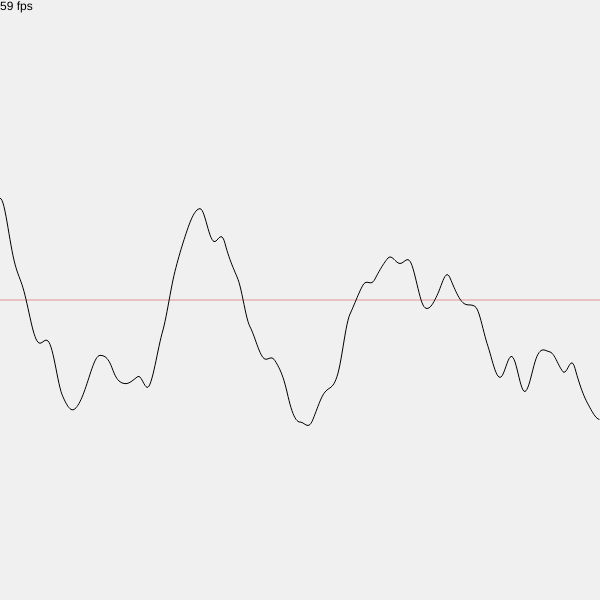
Frame 1 (no input)
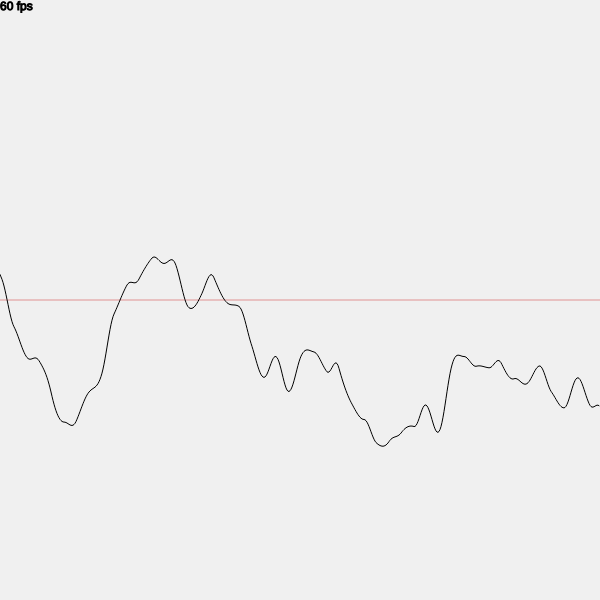
Frame 60 (no input)
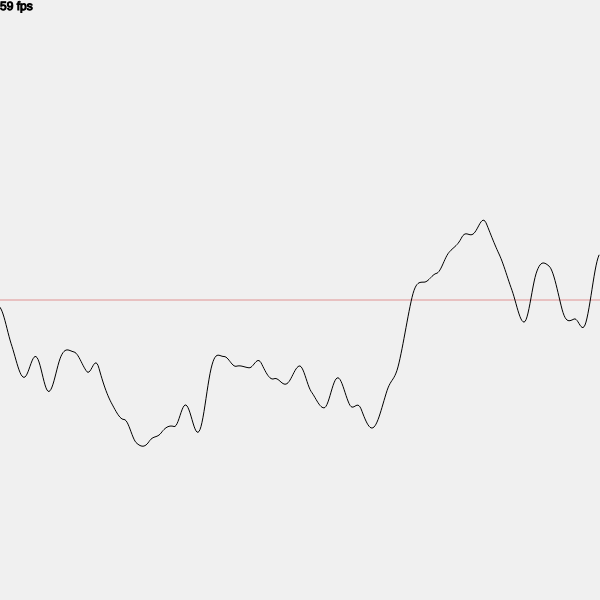
Frame 120 (the mouse pressed at the canvas centre since frame 60)

The p5.js sketch that drew these frames (run headless with seeded random() and noise() and a simulated clock; from frame 60 on, the mouse is pressed at the canvas centre):

// p5.js sketch
// ── sketch.js
const incrementValue = 0.01;
const movingSpeed = 4
var width; //Don't initialize the values here, do it in setup(). Otherwise the outcome is too small for some reason...
var height;

var start = 0;

function setup() {
	width = 600
	height = 600
	createCanvas(width, height);
	noiseDetail(4)
}

function draw() {
	background(240)

	fill(0);
	text(floor(frameRate()) + " fps", 0, 10);
	fill(255);

	stroke(200, 0, 0, 100)
	line(0, height / 2, width, height / 2)
	stroke(0)

	noFill()

	var xOff = start;
	beginShape()
	for (x = 0; x < width; x++) {
		var y = f(xOff) //Replace f(xOff) with g(xOff), h(xOff) or some other created functions.
		vertex(x, y)
		xOff += incrementValue
	}
	endShape()

	start += incrementValue * movingSpeed
}

//Perlin-Noise
function f(x) {
	return map(noise(x), 0, 1, height, 0)
}

//Sine
function g(x) {
	return map(Math.sin(x), -1, 1, height, 0)
}

//Tangent
function h(x) {
	return map(Math.tan(x), -50, 50, height, 0)
}
